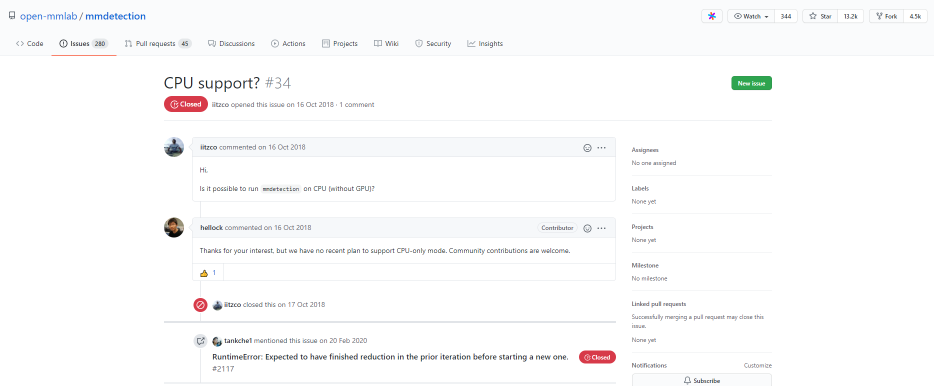
#> input picture Model/imgs/issue.PNG, 1868 x 771 px (shown at 1/2 size)
$ python -i borderFunc.py   (imports and definitions only)
#> lines starting #> are read from the running program, lines starting #| are printed output that depends on the picture; after the words box and inside, x2 and y2 are one past the last pixel; in counts of white or black regions, pixels touching at a corner belong together
#> further down, picture is the input picture: shape (771, 1868, 3); mean B, G, R 251, 250.6, 250.6
import cv2
from Functions.line_detection import line_detection

##################  Functions required for Border table Recognition #################


## Return the intersection of lines only if intersection is present ##
# Input : x1, y1, x2, y2, x3, y3, x4, y4 (1: vertical, 2: horizontal)
# Output : (x,y) Intersection point
# [120 lines left out: functions line_intersection, extract_table, not called in this run]


# extract_table(cv2.imread("E:\\KSK\\KSK ML\\KSK PAPERS\\TabXNet\\For Git\\images\\table.PNG"),1,lines=None)


def findX(X, x):
    return X.index(x)


def findY(Y, y):
    return Y.index(y)


# [7 lines left out: function span, not called in this run]


def extractText(img):
    gray = cv2.cvtColor(img, cv2.COLOR_BGR2GRAY)
    _, thresh1 = cv2.threshold(gray, 0, 255,
                               cv2.THRESH_OTSU | cv2.THRESH_BINARY_INV)
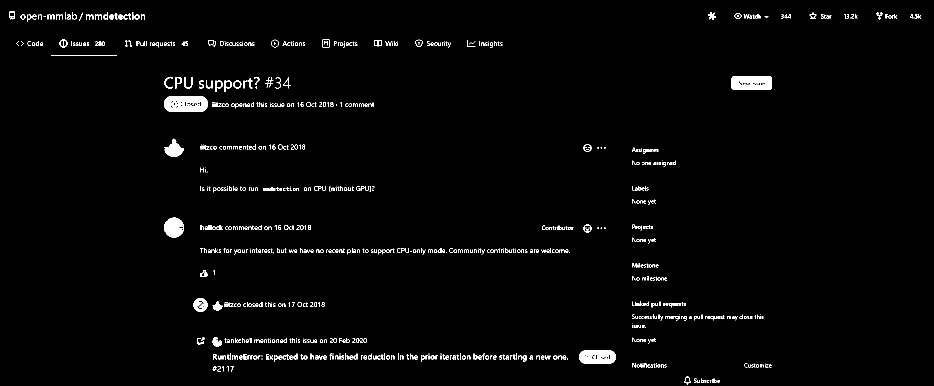
#> thresh1: shape (771, 1868) (shown at 1/2 size); 1.8% white; 828 white regions (457 under 20 px)
    # cv2_imshow(thresh1)
    rect_kernel = cv2.getStructuringElement(cv2.MORPH_RECT, (1, 1))
    dilation = cv2.dilate(thresh1, rect_kernel, iterations=2)
    contours, _ = cv2.findContours(dilation, cv2.RETR_EXTERNAL,
                                   cv2.CHAIN_APPROX_NONE)
#> contours = 803 contours, 601 with area under 20; largest, box (x1, y1, x2, y2) and area: (328, 192, 416, 224) 2503, (1463, 152, 1544, 180) 2138, (1158, 701, 1232, 727) 1703, (328, 435, 368, 475) 1134, (328, 277, 368, 314) 728
    im2 = img.copy()
    mx, my, mw, mh = float('Inf'), float('Inf'), -1, -1
    for cnt in contours:
        x, y, w, h = cv2.boundingRect(cnt)
        # print(im2.shape)
        if x < 2 or y < 2 or (
                x + w >= im2.shape[1] - 1 and y + h >= im2.shape[0] - 1
        ) or w >= im2.shape[1] - 1 or h >= im2.shape[0] - 1:
            continue
        if x < mx:
            mx = x
        if y < my:
            my = y
        if x + w > mw:
            mw = x + w
        if y + h > mh:
            mh = y + h
#> this loop made 803 passes
#> (x, y, w, h, mx, my, mw, mh) on pass 1: (1373, 767, 4, 2, 1373, 767, 1377, 769)
#> (x, y, w, h, my, mw) on passes 2, 13, 19: (1434, 760, 6, 6, 760, 1440), (1532, 732, 5, 3, 732, 1537), (1538, 729, 5, 6, 729, 1543)
#> after the loop, mh = 769; mw = 1842; mx = 18; my = 23
        # print(x, y, w, h)

    if mx != float('Inf') and my != float('Inf'):
        # Drawing a rectangle on copied image
        # rect = cv2.rectangle(im2, (mx+1, my), (mw-2, mh-2), (0, 255, 0), 1)
        # cv2_imshow(im2)
        return mx, my, mw, mh
    else:
        return None

>>> import cv2
>>> picture = cv2.imread('../imgs/issue.PNG')
>>> result = extractText(picture)
#> result = (18, 23, 1842, 769)

$ run again, on Model/imgs/数据集样例.PNG
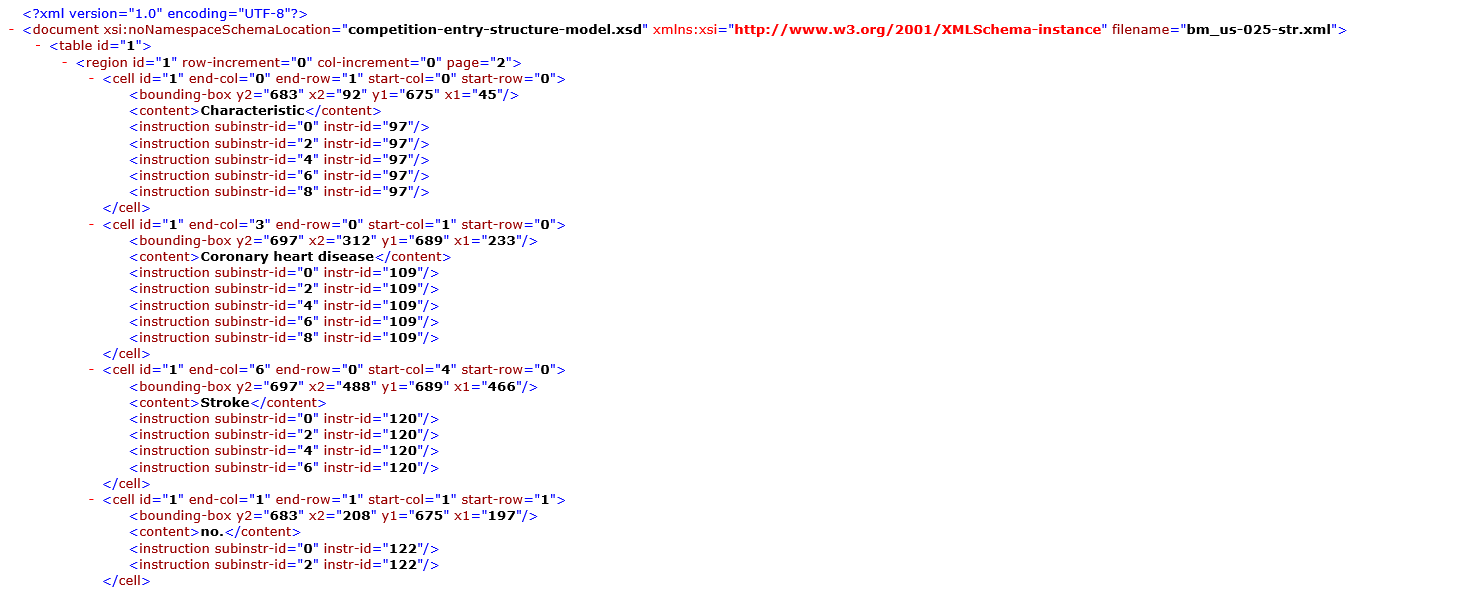
#> input picture Model/imgs/数据集样例.PNG, 1483 x 590 px
#> picture is the input picture: shape (590, 1483, 3); mean B, G, R 247.6, 246.2, 249.5
#> in extractText, `gray = cv2.cvtColor(img, cv2.COLOR_BGR2GRAY)`:
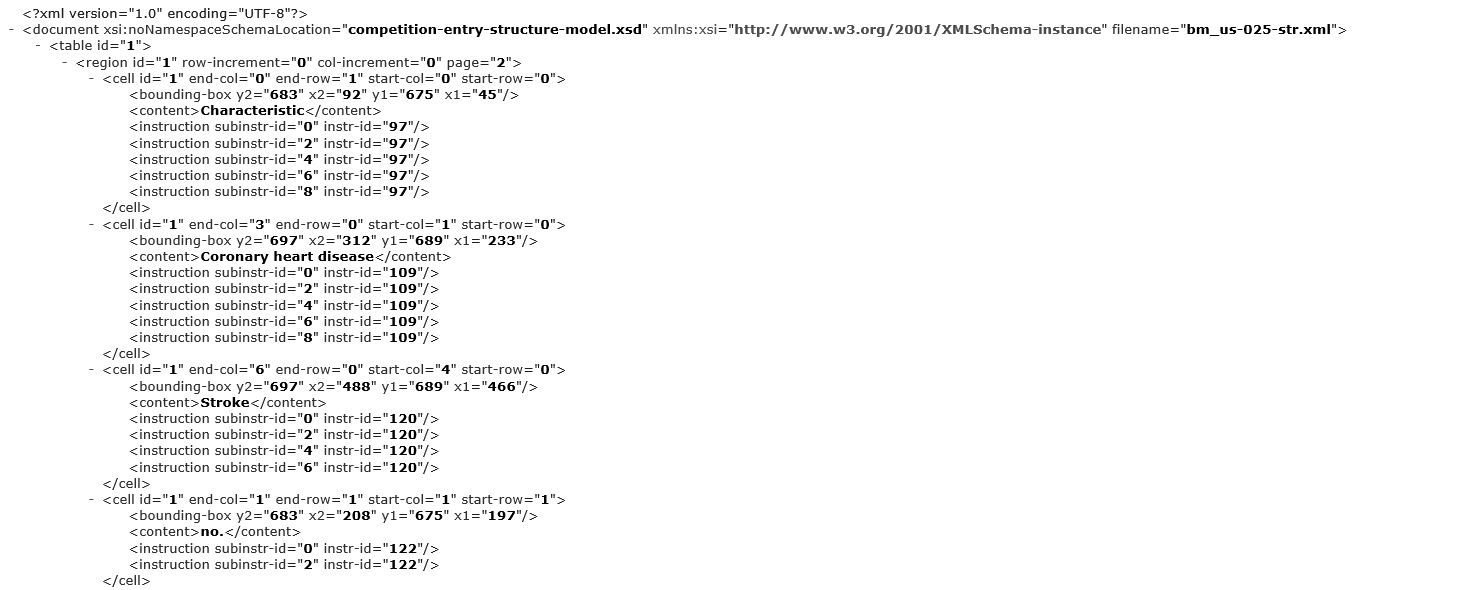
#> gray: shape (590, 1483); min 0, max 255, mean 247.4
#> in extractText, `_, thresh1 = cv2.threshold(gray, 0, 255, cv2.THRESH_OTSU | cv2.THRESH_..`:
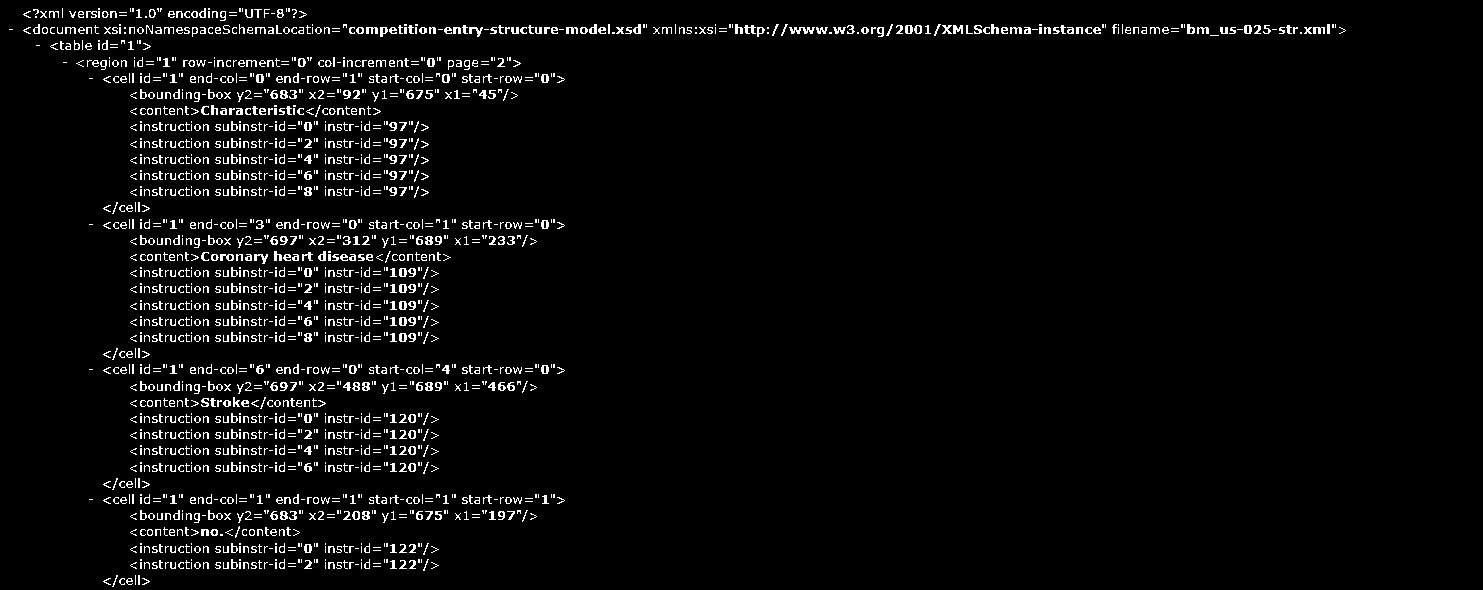
#> thresh1: shape (590, 1483); 3.7% white in thin lines or dots, all inside (x1, y1, x2, y2) = (9, 8, 1346, 587)
#> contours = 1862 contours, 1587 with area under 20; largest, box (x1, y1, x2, y2) and area: (789, 27, 815, 34) 61, (220, 254, 234, 261) 52, (399, 333, 407, 342) 52, (399, 317, 407, 326) 52, (399, 301, 407, 310) 52
#> the loop in extractText, `for cnt in contours:` made 1862 passes
#> (x, y, w, h, mx, my, mw, mh) on pass 1: (142, 578, 8, 7, 142, 578, 150, 585)
#> after the loop in extractText, `for cnt in contours:`: mh = 587; mw = 1346; mx = 9; my = 8
#> result = (9, 8, 1346, 587)

$ run again, on Model/imgs/文字提取.png
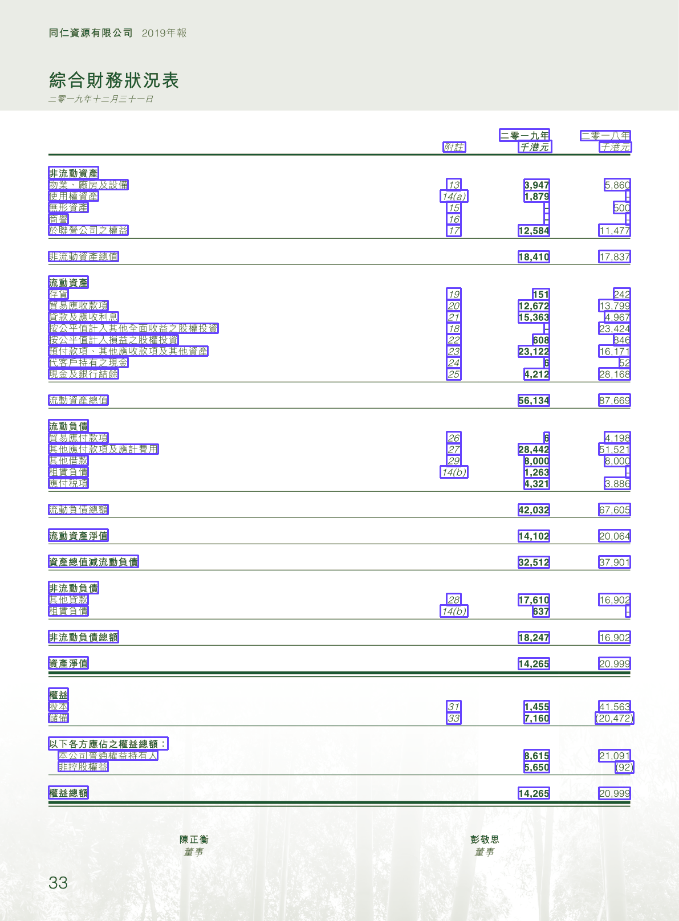
#> input picture Model/imgs/文字提取.png, 679 x 921 px
#> picture is the input picture: shape (921, 679, 3); mean B, G, R 242.8, 239.8, 239.2
#> in extractText, `gray = cv2.cvtColor(img, cv2.COLOR_BGR2GRAY)`:
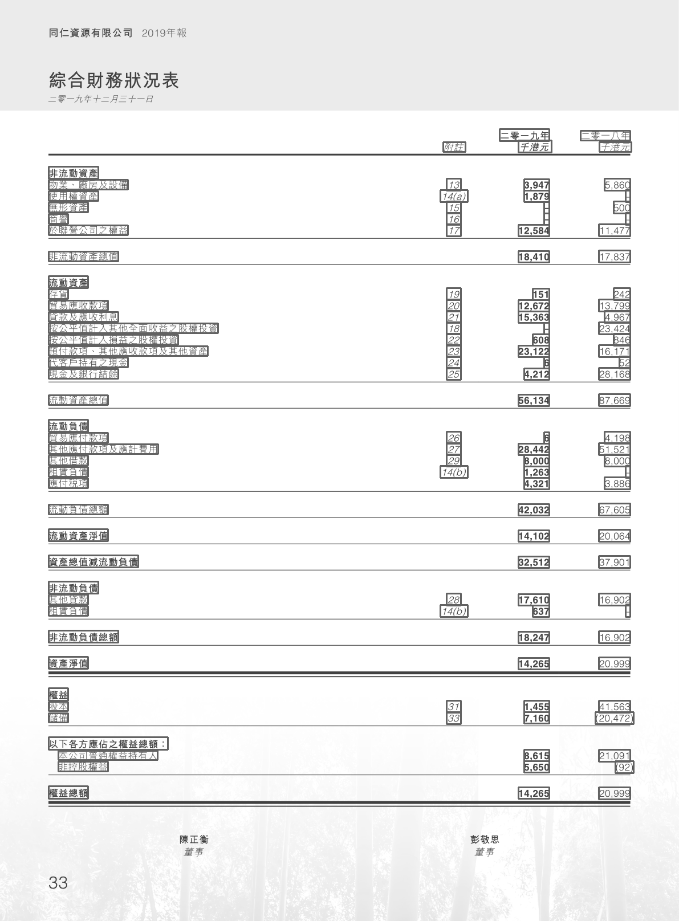
#> gray: shape (921, 679); min 65, max 255, mean 240
#> in extractText, `_, thresh1 = cv2.threshold(gray, 0, 255, cv2.THRESH_OTSU | cv2.THRESH_..`:
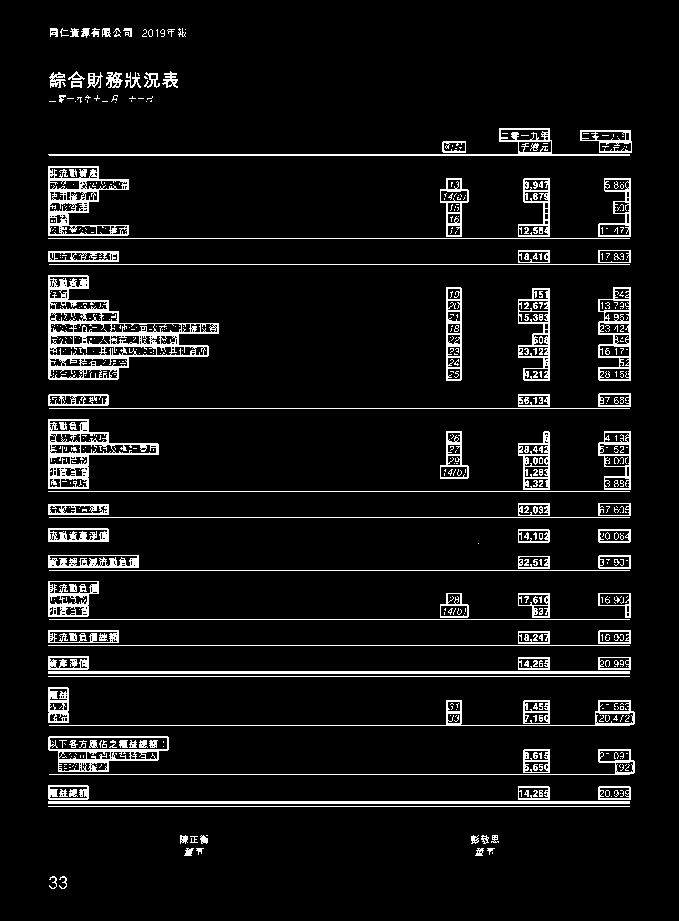
#> thresh1: shape (921, 679); 7.2% white in thin lines or dots, all inside (x1, y1, x2, y2) = (48, 28, 635, 889)
#> contours = 120 contours, 47 with area under 20; largest, box (x1, y1, x2, y2) and area: (48, 275, 219, 380) 9000, (48, 419, 159, 489) 3749, (48, 166, 129, 236) 3550, (48, 736, 169, 772) 3229, (598, 287, 631, 381) 2378
#> the loop in extractText, `for cnt in contours:` made 120 passes
#> (x, y, w, h, mx, my, mw, mh) on pass 1: (59, 876, 8, 13, 59, 876, 67, 889)
#> after the loop in extractText, `for cnt in contours:`: mh = 889; mw = 635; mx = 48; my = 28
#> result = (48, 28, 635, 889)
